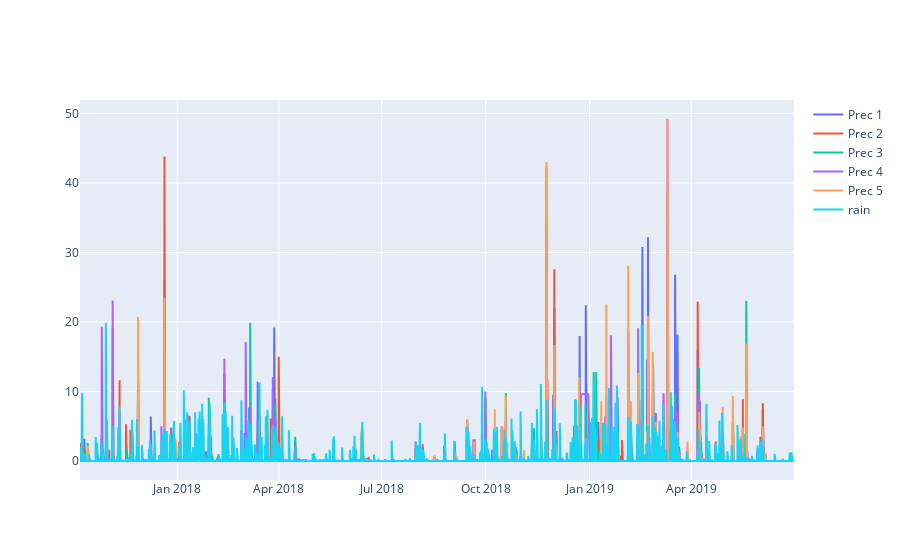

Notebook code cell kept with this figure:
### Markdown cell above
## Comparar precipitação das estações com previsão

### Code cell
import plotly.express as px
import plotly.graph_objects as go

# fig = px.line(df_slice, x="Data_Hora", y="Precipitacao")
# fig.show()

df_slice = df_m[(~df_m['rain'].isna())]

fig = go.Figure()
fig.add_trace(go.Scatter(x=df_slice.loc[df_slice['Local'] == 1, "Data_Hora"], y=df_slice.loc[df_slice['Local'] == 1, "Precipitacao"],
                    mode='lines',
                    name='Prec 1'))
fig.add_trace(go.Scatter(x=df_slice.loc[df_slice['Local'] == 2, "Data_Hora"], y=df_slice.loc[df_slice['Local'] == 2, "Precipitacao"],
                    mode='lines',
                    name='Prec 2'))
fig.add_trace(go.Scatter(x=df_slice.loc[df_slice['Local'] == 3, "Data_Hora"], y=df_slice.loc[df_slice['Local'] == 3, "Precipitacao"],
                    mode='lines',
                    name='Prec 3'))
fig.add_trace(go.Scatter(x=df_slice.loc[df_slice['Local'] == 4, "Data_Hora"], y=df_slice.loc[df_slice['Local'] == 4, "Precipitacao"],
                    mode='lines',
                    name='Prec 4'))
fig.add_trace(go.Scatter(x=df_slice.loc[df_slice['Local'] == 5, "Data_Hora"], y=df_slice.loc[df_slice['Local'] == 5, "Precipitacao"],
                    mode='lines',
                    name='Prec 5'))
fig.add_trace(go.Scatter(x=df_slice.loc[df_slice['Local'] == 5, "Data_Hora"], y=df_slice.loc[df_slice['Local'] == 5, "rain"],
                    mode='lines',
                    name='rain'))

fig.show()

### Figure 1 — Plotly figure (JSON) as saved in the notebook; plotly's stock layout.template omitted (floating-point values rounded to 4 significant figures; data arrays with more than 128 entries replaced by an {"elided": "..."} marker saying what was removed)
{"data": [{"mode": "lines", "name": "Prec 1", "type": "scatter", "x": {"elided": "5010 str values"}, "y": {"elided": "5010 float values"}}, {"mode": "lines", "name": "Prec 2", "type": "scatter", "x": {"elided": "5010 str values"}, "y": {"elided": "5010 float values"}}, {"mode": "lines", "name": "Prec 3", "type": "scatter", "x": {"elided": "5010 str values"}, "y": {"elided": "5010 float values"}}, {"mode": "lines", "name": "Prec 4", "type": "scatter", "x": {"elided": "5010 str values"}, "y": {"elided": "5010 float values"}}, {"mode": "lines", "name": "Prec 5", "type": "scatter", "x": {"elided": "5010 str values"}, "y": {"elided": "5010 float values"}}, {"mode": "lines", "name": "rain", "type": "scatter", "x": {"elided": "5010 str values"}, "y": {"elided": "5010 float values"}}], "layout": {"autosize": true, "xaxis": {"autorange": true, "range": ["2017-10-07", "2019-06-30 21:00"], "type": "date"}, "yaxis": {"autorange": true, "range": [-2.733, 51.93], "type": "linear"}}}
